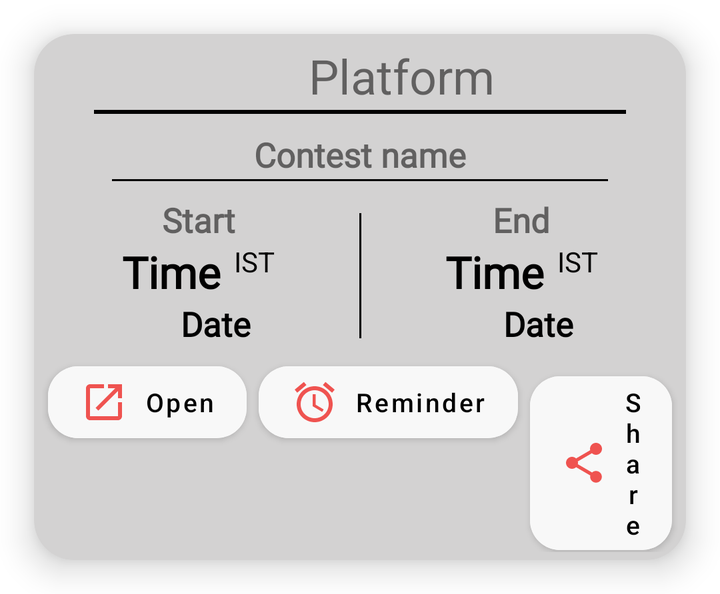
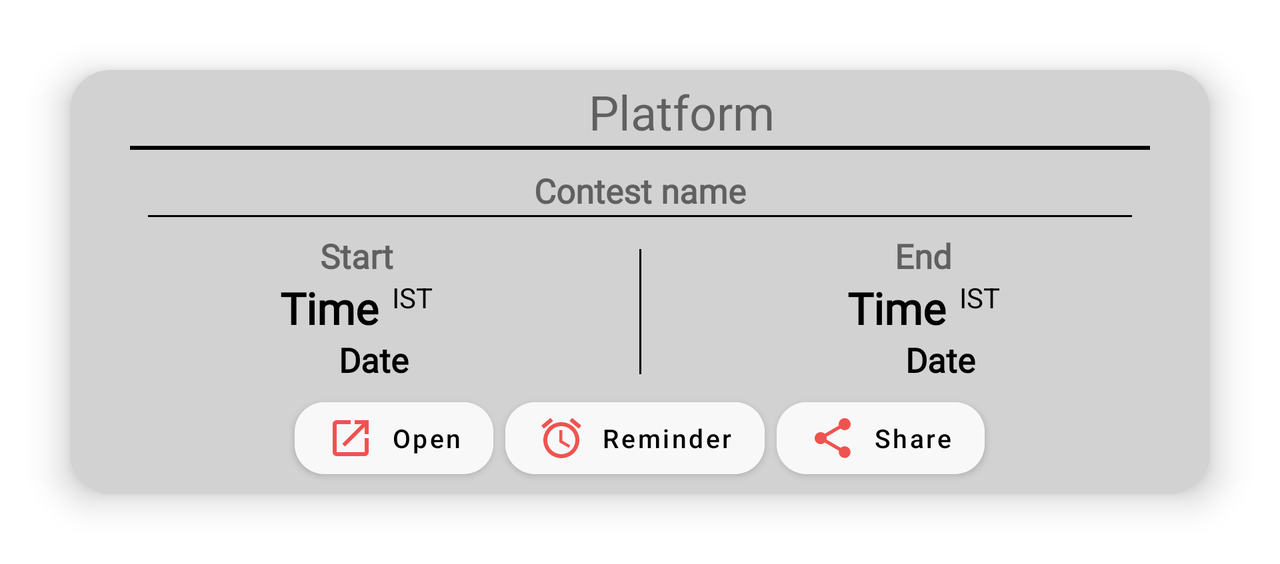

Compare how this app lays out the same screen by default and in its alternative resource folder. The renders come first, then the two layout files and the values they reference.
<!-- AndroidManifest.xml: application theme AppTheme -->
<!-- res/layout/contest_cards.xml -->
<?xml version="1.0" encoding="utf-8"?>
<com.google.android.material.card.MaterialCardView xmlns:android="http://schemas.android.com/apk/res/android"
    xmlns:app="http://schemas.android.com/apk/res-auto"
    android:id="@+id/card_view"
    android:layout_width="match_parent"
    android:layout_height="wrap_content"
    android:layout_margin="17dp"
    android:clickable="true"
    android:focusableInTouchMode="true"
    android:orientation="horizontal"
    app:cardBackgroundColor="#D3D2D2"
    app:cardCornerRadius="20dp"
    app:cardElevation="10dp">

    <LinearLayout
        android:layout_width="match_parent"
        android:layout_height="match_parent"
        android:layout_margin="4dp"
        android:orientation="vertical">

        <LinearLayout
            android:layout_width="match_parent"
            android:layout_height="wrap_content"
            android:gravity="center"
            android:orientation="horizontal">

            <com.google.android.material.imageview.ShapeableImageView
                android:id="@+id/image"
                android:layout_width="26dp"
                android:layout_height="26dp"
                android:layout_gravity="center"
                android:layout_margin="4dp"
                android:background="#00FFFFFF" />

            <TextView
                android:id="@+id/v_platform"
                android:layout_width="wrap_content"
                android:layout_height="wrap_content"
                android:layout_gravity="center"
                android:paddingLeft="8dp"
                android:text="Platform"
                android:textSize="24dp" />

        </LinearLayout>

        <LinearLayout
            android:layout_width="match_parent"
            android:layout_height="2dp"
            android:layout_marginLeft="26dp"
            android:layout_marginRight="26dp"
            android:layout_marginBottom="8dp"
            android:background="#000000" />

        <LinearLayout
            android:layout_width="match_parent"
            android:layout_height="wrap_content"
            android:orientation="horizontal">

            <LinearLayout
                android:layout_width="fill_parent"
                android:layout_height="match_parent"
                android:orientation="vertical">

                <TextView
                    android:id="@+id/v_name"
                    android:layout_width="match_parent"
                    android:layout_height="wrap_content"
                    android:fontFamily="@font/andika"
                    android:gravity="center_horizontal"
                    android:padding="1dp"
                    android:text="Contest name"
                    android:textAlignment="center"
                    android:textSize="17sp"
                    android:textStyle="bold" />

                <LinearLayout
                    android:layout_width="match_parent"
                    android:layout_height="1dp"
                    android:layout_marginLeft="35dp"
                    android:layout_marginRight="35dp"
                    android:layout_marginBottom="8dp"
                    android:background="#000000" />

                <LinearLayout
                    android:layout_width="match_parent"
                    android:layout_height="wrap_content"
                    android:orientation="horizontal">

                    <LinearLayout
                        android:layout_width="fill_parent"
                        android:layout_height="wrap_content"
                        android:layout_weight="49.5"
                        android:orientation="vertical">

                        <TextView
                            android:layout_width="fill_parent"
                            android:layout_height="wrap_content"
                            android:layout_weight="50"
                            android:fontFamily="@font/montserrat"
                            android:gravity="center_horizontal"
                            android:text="Start"
                            android:textAlignment="center"
                            android:textSize="17sp"
                            android:textStyle="bold" />

                        <LinearLayout
                            android:layout_width="match_parent"
                            android:layout_height="wrap_content"
                            android:layout_gravity="center"
                            android:gravity="center"
                            android:orientation="horizontal">

                            <ImageView
                                android:layout_width="wrap_content"
                                android:layout_height="wrap_content"
                                android:layout_gravity="center"
                                android:src="@drawable/time" />

                            <TextView
                                android:id="@+id/v_start"
                                android:layout_width="wrap_content"
                                android:layout_height="wrap_content"
                                android:fontFamily="@font/montserrat"
                                android:gravity="center_horizontal"
                                android:text="Time"
                                android:textAlignment="center"
                                android:textColor="#000000"
                                android:textSize="22sp"
                                android:textStyle="bold" />

                            <TextView
                                android:layout_width="wrap_content"
                                android:layout_height="fill_parent"
                                android:text="  IST"
                                android:textColor="#000000" />

                        </LinearLayout>

                        <LinearLayout
                            android:layout_width="match_parent"
                            android:layout_height="wrap_content"
                            android:layout_gravity="center"
                            android:gravity="center"
                            android:orientation="horizontal"
                            android:paddingBottom="4dp">

                            <ImageView
                                android:layout_width="17dp"
                                android:layout_height="17dp"
                                android:layout_gravity="center"
                                android:src="@drawable/date" />

                            <TextView
                                android:id="@+id/v_startDate"
                                android:layout_width="wrap_content"
                                android:layout_height="wrap_content"
                                android:fontFamily="@font/montserrat"
                                android:gravity="center_horizontal"
                                android:text="Date"
                                android:textAlignment="center"
                                android:textColor="#000000"
                                android:textSize="17sp"
                                android:textStyle="bold" />

                        </LinearLayout>

                    </LinearLayout>

                    <LinearLayout
                        android:layout_width="1dp"
                        android:layout_height="match_parent"
                        android:layout_marginLeft="2dp"
                        android:layout_marginTop="8dp"
                        android:layout_marginRight="2dp"
                        android:layout_marginBottom="8dp"
                        android:background="#000000" />

                    <LinearLayout
                        android:layout_width="fill_parent"
                        android:layout_height="wrap_content"
                        android:layout_weight="49.5"
                        android:gravity="center"
                        android:orientation="vertical">

                        <TextView
                            android:layout_width="fill_parent"
                            android:layout_height="wrap_content"
                            android:layout_weight="50"
                            android:fontFamily="@font/montserrat"
                            android:gravity="center_horizontal"
                            android:text="End"
                            android:textAlignment="center"
                            android:textSize="17sp"
                            android:textStyle="bold" />

                        <LinearLayout
                            android:layout_width="match_parent"
                            android:layout_height="wrap_content"
                            android:layout_gravity="center"
                            android:gravity="center"
                            android:orientation="horizontal">

                            <ImageView
                                android:layout_width="wrap_content"
                                android:layout_height="wrap_content"
                                android:layout_gravity="center"
                                android:src="@drawable/time" />

                            <TextView
                                android:id="@+id/v_end"
                                android:layout_width="wrap_content"
                                android:layout_height="wrap_content"
                                android:fontFamily="@font/montserrat"
                                android:gravity="center_horizontal"
                                android:text="Time"
                                android:textAlignment="center"
                                android:textColor="#000000"
                                android:textSize="22sp"
                                android:textStyle="bold" />

                            <TextView
                                android:layout_width="wrap_content"
                                android:layout_height="fill_parent"
                                android:text="  IST"
                                android:textColor="#000000" />

                        </LinearLayout>

                        <LinearLayout
                            android:layout_width="match_parent"
                            android:layout_height="wrap_content"
                            android:layout_gravity="center"
                            android:gravity="center"
                            android:orientation="horizontal"
                            android:paddingBottom="4dp">

                            <ImageView
                                android:layout_width="17dp"
                                android:layout_height="17dp"
                                android:layout_gravity="center"
                                android:src="@drawable/date" />

                            <TextView
                                android:id="@+id/v_endDate"
                                android:layout_width="wrap_content"
                                android:layout_height="wrap_content"
                                android:fontFamily="@font/montserrat"
                                android:gravity="center_horizontal"
                                android:text="Date"
                                android:textAlignment="center"
                                android:textColor="#000000"
                                android:textSize="17sp"
                                android:textStyle="bold" />

                        </LinearLayout>

                    </LinearLayout>

                </LinearLayout>

                <LinearLayout
                    android:layout_width="match_parent"
                    android:layout_height="wrap_content"
                    android:gravity="center_horizontal"
                    android:orientation="horizontal">

                    <com.google.android.material.button.MaterialButton
                        android:id="@+id/open_link"
                        android:layout_width="wrap_content"
                        android:layout_height="wrap_content"
                        android:layout_marginHorizontal="3dp"
                        android:backgroundTint="#F8F8F8"
                        android:elevation="10dp"
                        android:text="Open"
                        android:textAllCaps="false"
                        android:textColor="#000000"
                        android:textSize="13sp"
                        app:cornerRadius="15dp"
                        app:icon="@drawable/open_link"
                        app:iconGravity="textStart"
                        app:iconTint="#EF5350" />

                    <com.google.android.material.button.MaterialButton
                        android:id="@+id/remind"
                        android:layout_width="wrap_content"
                        android:layout_height="wrap_content"
                        android:layout_marginHorizontal="3dp"
                        android:backgroundTint="#F8F8F8"
                        android:text="Reminder"
                        android:textAllCaps="false"
                        android:textColor="#000000"
                        android:textSize="13sp"
                        app:cornerRadius="15dp"
                        app:icon="@drawable/alaram"
                        app:iconTint="#EF5350" />

                    <com.google.android.material.button.MaterialButton
                        android:id="@+id/share_link"
                        android:layout_width="wrap_content"
                        android:layout_height="wrap_content"
                        android:layout_marginHorizontal="3dp"
                        android:backgroundTint="#F8F8F8"
                        android:text="Share"
                        android:textAllCaps="false"
                        android:textColor="#000000"
                        android:textSize="13sp"
                        app:cornerRadius="15dp"
                        app:icon="@drawable/share"
                        app:iconGravity="textStart"
                        app:iconTint="#EF5350" />


                </LinearLayout>


            </LinearLayout>

        </LinearLayout>

    </LinearLayout>

</com.google.android.material.card.MaterialCardView>
<!-- resources referenced by this layout -->
<resources>
  <!-- drawable alaram (drawable) -->
  <vector android:height="24dp" android:tint="#EF5350"
      android:viewportHeight="24" android:viewportWidth="24"
      android:width="24dp" xmlns:android="http://schemas.android.com/apk/res/android">
      <path android:fillColor="@android:color/white" android:pathData="M22,5.72l-4.6,-3.86 -1.29,1.53 4.6,3.86L22,5.72zM7.88,3.39L6.6,1.86 2,5.71l1.29,1.53 4.59,-3.85zM12.5,8L11,8v6l4.75,2.85 0.75,-1.23 -4,-2.37L12.5,8zM12,4c-4.97,0 -9,4.03 -9,9s4.02,9 9,9c4.97,0 9,-4.03 9,-9s-4.03,-9 -9,-9zM12,20c-3.87,0 -7,-3.13 -7,-7s3.13,-7 7,-7 7,3.13 7,7 -3.13,7 -7,7z"/>
  </vector>
  <!-- drawable open_link (drawable) -->
  <vector xmlns:android="http://schemas.android.com/apk/res/android"
      android:width="24dp"
      android:height="24dp"
      android:viewportWidth="24"
      android:viewportHeight="24"
      android:tint="#EF5350">
    <path
        android:fillColor="@android:color/white"
        android:pathData="M19,19H5V5h7V3H5c-1.11,0 -2,0.9 -2,2v14c0,1.1 0.89,2 2,2h14c1.1,0 2,-0.9 2,-2v-7h-2v7zM14,3v2h3.59l-9.83,9.83 1.41,1.41L19,6.41V10h2V3h-7z"/>
  </vector>
  <!-- drawable share (drawable) -->
  <vector xmlns:android="http://schemas.android.com/apk/res/android"
      android:width="24dp"
      android:height="24dp"
      android:viewportWidth="24"
      android:viewportHeight="24"
      android:tint="#EF5350">
    <path
        android:fillColor="@android:color/white"
        android:pathData="M18,16.08c-0.76,0 -1.44,0.3 -1.96,0.77L8.91,12.7c0.05,-0.23 0.09,-0.46 0.09,-0.7s-0.04,-0.47 -0.09,-0.7l7.05,-4.11c0.54,0.5 1.25,0.81 2.04,0.81 1.66,0 3,-1.34 3,-3s-1.34,-3 -3,-3 -3,1.34 -3,3c0,0.24 0.04,0.47 0.09,0.7L8.04,9.81C7.5,9.31 6.79,9 6,9c-1.66,0 -3,1.34 -3,3s1.34,3 3,3c0.79,0 1.5,-0.31 2.04,-0.81l7.12,4.16c-0.05,0.21 -0.08,0.43 -0.08,0.65 0,1.61 1.31,2.92 2.92,2.92 1.61,0 2.92,-1.31 2.92,-2.92s-1.31,-2.92 -2.92,-2.92z"/>
  </vector>
  <style name="AppTheme" parent="Theme.MaterialComponents.Light.DarkActionBar">
          
          <item name="colorPrimary">@color/colorPrimary</item>
          <item name="colorPrimaryDark">@color/colorPrimaryDark</item>
          <item name="colorAccent">@color/colorAccent</item>
  
      </style>
  <color name="colorPrimary">#77DD77</color>
  <color name="colorPrimaryDark">#141518</color>
  <color name="colorAccent">#03C03C</color>
</resources>
<!-- res/layout-land/contest_cards.xml (the repository's variant of the layout above) -->
<!-- drawn on the phone turned sideways -->
<?xml version="1.0" encoding="utf-8"?>
<androidx.cardview.widget.CardView xmlns:android="http://schemas.android.com/apk/res/android"
    xmlns:app="http://schemas.android.com/apk/res-auto"
    android:id="@+id/card_view"
    android:layout_width="match_parent"
    android:layout_height="wrap_content"
    android:layout_margin="35dp"
    android:orientation="horizontal"
    app:cardBackgroundColor="#D3D2D2"
    app:cardCornerRadius="20dp"
    app:cardElevation="10dp">

    <LinearLayout
        android:layout_width="match_parent"
        android:layout_height="match_parent"
        android:layout_margin="4dp"
        android:orientation="vertical">

        <LinearLayout
            android:layout_width="match_parent"
            android:layout_height="wrap_content"
            android:gravity="center"
            android:orientation="horizontal">

            <com.google.android.material.imageview.ShapeableImageView
                android:id="@+id/image"
                android:layout_width="26dp"
                android:layout_height="26dp"
                android:layout_gravity="center"
                android:layout_margin="4dp"
                android:background="#00FFFFFF" />

            <TextView
                android:id="@+id/v_platform"
                android:layout_width="wrap_content"
                android:layout_height="wrap_content"
                android:layout_gravity="center"
                android:paddingLeft="8dp"
                android:text="Platform"
                android:textSize="24dp" />

        </LinearLayout>

        <LinearLayout
            android:layout_width="match_parent"
            android:layout_height="2dp"
            android:layout_marginLeft="26dp"
            android:layout_marginRight="26dp"
            android:layout_marginBottom="8dp"
            android:background="#000000" />

        <LinearLayout
            android:layout_width="match_parent"
            android:layout_height="wrap_content"
            android:orientation="horizontal">

            <LinearLayout
                android:layout_width="fill_parent"
                android:layout_height="match_parent"
                android:orientation="vertical">

                <TextView
                    android:id="@+id/v_name"
                    android:layout_width="match_parent"
                    android:layout_height="wrap_content"
                    android:fontFamily="@font/andika"
                    android:gravity="center_horizontal"
                    android:padding="1dp"
                    android:text="Contest name"
                    android:textAlignment="center"
                    android:textSize="17sp"
                    android:textStyle="bold" />

                <LinearLayout
                    android:layout_width="match_parent"
                    android:layout_height="1dp"
                    android:layout_marginLeft="35dp"
                    android:layout_marginRight="35dp"
                    android:layout_marginBottom="8dp"
                    android:background="#000000" />

                <LinearLayout
                    android:layout_width="match_parent"
                    android:layout_height="wrap_content"
                    android:orientation="horizontal">

                    <LinearLayout
                        android:layout_width="fill_parent"
                        android:layout_height="wrap_content"
                        android:layout_weight="49.5"
                        android:orientation="vertical">

                        <TextView
                            android:layout_width="fill_parent"
                            android:layout_height="wrap_content"
                            android:layout_weight="50"
                            android:fontFamily="@font/montserrat"
                            android:gravity="center_horizontal"
                            android:text="Start"
                            android:textAlignment="center"
                            android:textSize="17sp"
                            android:textStyle="bold" />

                        <LinearLayout
                            android:layout_width="match_parent"
                            android:layout_height="wrap_content"
                            android:layout_gravity="center"
                            android:gravity="center"
                            android:orientation="horizontal">

                            <ImageView
                                android:layout_width="wrap_content"
                                android:layout_height="wrap_content"
                                android:layout_gravity="center"
                                android:src="@drawable/time" />

                            <TextView
                                android:id="@+id/v_start"
                                android:layout_width="wrap_content"
                                android:layout_height="wrap_content"
                                android:fontFamily="@font/montserrat"
                                android:gravity="center_horizontal"
                                android:text="Time"
                                android:textAlignment="center"
                                android:textColor="#000000"
                                android:textSize="22sp"
                                android:textStyle="bold" />

                            <TextView
                                android:layout_width="wrap_content"
                                android:layout_height="fill_parent"
                                android:text="  IST"
                                android:textColor="#000000" />

                        </LinearLayout>

                        <LinearLayout
                            android:layout_width="match_parent"
                            android:layout_height="wrap_content"
                            android:layout_gravity="center"
                            android:gravity="center"
                            android:orientation="horizontal"
                            android:paddingBottom="4dp">

                            <ImageView
                                android:layout_width="17dp"
                                android:layout_height="17dp"
                                android:layout_gravity="center"
                                android:src="@drawable/date" />

                            <TextView
                                android:id="@+id/v_startDate"
                                android:layout_width="wrap_content"
                                android:layout_height="wrap_content"
                                android:fontFamily="@font/montserrat"
                                android:gravity="center_horizontal"
                                android:text="Date"
                                android:textAlignment="center"
                                android:textColor="#000000"
                                android:textSize="17sp"
                                android:textStyle="bold" />

                        </LinearLayout>

                    </LinearLayout>

                    <LinearLayout
                        android:layout_width="1dp"
                        android:layout_height="match_parent"
                        android:layout_marginLeft="2dp"
                        android:layout_marginTop="8dp"
                        android:layout_marginRight="2dp"
                        android:layout_marginBottom="8dp"
                        android:background="#000000" />

                    <LinearLayout
                        android:layout_width="fill_parent"
                        android:layout_height="wrap_content"
                        android:layout_weight="49.5"
                        android:gravity="center"
                        android:orientation="vertical">

                        <TextView
                            android:layout_width="fill_parent"
                            android:layout_height="wrap_content"
                            android:layout_weight="50"
                            android:fontFamily="@font/montserrat"
                            android:gravity="center_horizontal"
                            android:text="End"
                            android:textAlignment="center"
                            android:textSize="17sp"
                            android:textStyle="bold" />

                        <LinearLayout
                            android:layout_width="match_parent"
                            android:layout_height="wrap_content"
                            android:layout_gravity="center"
                            android:gravity="center"
                            android:orientation="horizontal">

                            <ImageView
                                android:layout_width="wrap_content"
                                android:layout_height="wrap_content"
                                android:layout_gravity="center"
                                android:src="@drawable/time" />

                            <TextView
                                android:id="@+id/v_end"
                                android:layout_width="wrap_content"
                                android:layout_height="wrap_content"
                                android:fontFamily="@font/montserrat"
                                android:gravity="center_horizontal"
                                android:text="Time"
                                android:textAlignment="center"
                                android:textColor="#000000"
                                android:textSize="22sp"
                                android:textStyle="bold" />

                            <TextView
                                android:layout_width="wrap_content"
                                android:layout_height="fill_parent"
                                android:text="  IST"
                                android:textColor="#000000" />

                        </LinearLayout>

                        <LinearLayout
                            android:layout_width="match_parent"
                            android:layout_height="wrap_content"
                            android:layout_gravity="center"
                            android:gravity="center"
                            android:orientation="horizontal"
                            android:paddingBottom="4dp">

                            <ImageView
                                android:layout_width="17dp"
                                android:layout_height="17dp"
                                android:layout_gravity="center"
                                android:src="@drawable/date" />

                            <TextView
                                android:id="@+id/v_endDate"
                                android:layout_width="wrap_content"
                                android:layout_height="wrap_content"
                                android:fontFamily="@font/montserrat"
                                android:gravity="center_horizontal"
                                android:text="Date"
                                android:textAlignment="center"
                                android:textColor="#000000"
                                android:textSize="17sp"
                                android:textStyle="bold" />

                        </LinearLayout>

                    </LinearLayout>

                </LinearLayout>

                <LinearLayout
                    android:layout_width="match_parent"
                    android:layout_height="wrap_content"
                    android:gravity="center_horizontal"
                    android:orientation="horizontal"
                    >

                    <com.google.android.material.button.MaterialButton
                        android:id="@+id/open_link"
                        android:layout_width="wrap_content"
                        android:layout_height="wrap_content"
                        android:layout_marginHorizontal="3dp"
                        android:backgroundTint="#F8F8F8"
                        android:elevation="10dp"
                        android:text="Open"
                        android:textAllCaps="false"
                        android:textColor="#000000"
                        android:textSize="13sp"
                        app:cornerRadius="15dp"
                        app:icon="@drawable/open_link"
                        app:iconGravity="textStart"
                        app:iconTint="#EF5350" />

                    <com.google.android.material.button.MaterialButton
                        android:id="@+id/remind"
                        android:layout_width="wrap_content"
                        android:layout_height="wrap_content"
                        android:layout_marginHorizontal="3dp"
                        android:backgroundTint="#F8F8F8"
                        android:text="Reminder"
                        android:textAllCaps="false"
                        android:textColor="#000000"
                        android:textSize="13sp"
                        app:cornerRadius="15dp"
                        app:icon="@drawable/alaram"
                        app:iconTint="#EF5350" />

                    <com.google.android.material.button.MaterialButton
                        android:id="@+id/share_link"
                        android:layout_width="wrap_content"
                        android:layout_height="wrap_content"
                        android:layout_marginHorizontal="3dp"
                        android:backgroundTint="#F8F8F8"
                        android:text="Share"
                        android:textAllCaps="false"
                        android:textColor="#000000"
                        android:textSize="13sp"
                        app:cornerRadius="15dp"
                        app:icon="@drawable/share"
                        app:iconGravity="textStart"
                        app:iconTint="#EF5350" />


                </LinearLayout>


            </LinearLayout>

        </LinearLayout>

    </LinearLayout>

</androidx.cardview.widget.CardView>
